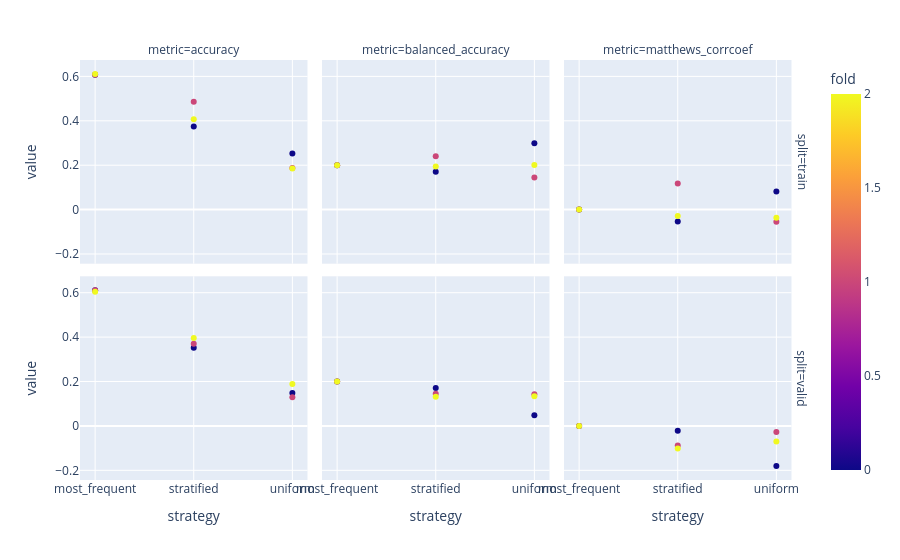

Notebook code for this chart:
### Markdown cell above
Graphically display scores.

### Code cell
import plotly.express as px
strategy_scores = strategy_results[strategy_results["metric"] != "confusion_matrix"]
px.scatter(strategy_scores, facet_col="metric", facet_row="split", x="strategy", y="value", color="fold")

### Figure 1 — Plotly figure (JSON) as saved in the notebook; plotly's stock layout.template omitted (floating-point values rounded to 4 significant figures)
{"data": [{"hovertemplate": "split=train<br>metric=accuracy<br>strategy=%{x}<br>value=%{y}<br>fold=%{marker.color}<extra></extra>", "legendgroup": "", "marker": {"color": [0, 1, 2, 0, 1, 2, 0, 1, 2], "coloraxis": "coloraxis", "symbol": "circle"}, "mode": "markers", "name": "", "orientation": "v", "showlegend": false, "type": "scatter", "x": ["most_frequent", "most_frequent", "most_frequent", "stratified", "stratified", "stratified", "uniform", "uniform", "uniform"], "xaxis": "x4", "y": [0.6075, 0.6075, 0.6111, 0.3738, 0.486, 0.4074, 0.2523, 0.1869, 0.1852], "yaxis": "y4"}, {"hovertemplate": "split=train<br>metric=balanced_accuracy<br>strategy=%{x}<br>value=%{y}<br>fold=%{marker.color}<extra></extra>", "legendgroup": "", "marker": {"color": [0, 1, 2, 0, 1, 2, 0, 1, 2], "coloraxis": "coloraxis", "symbol": "circle"}, "mode": "markers", "name": "", "orientation": "v", "showlegend": false, "type": "scatter", "x": ["most_frequent", "most_frequent", "most_frequent", "stratified", "stratified", "stratified", "uniform", "uniform", "uniform"], "xaxis": "x5", "y": [0.2, 0.2, 0.2, 0.1702, 0.2408, 0.1939, 0.2992, 0.1445, 0.2004], "yaxis": "y5"}, {"hovertemplate": "split=train<br>metric=matthews_corrcoef<br>strategy=%{x}<br>value=%{y}<br>fold=%{marker.color}<extra></extra>", "legendgroup": "", "marker": {"color": [0, 1, 2, 0, 1, 2, 0, 1, 2], "coloraxis": "coloraxis", "symbol": "circle"}, "mode": "markers", "name": "", "orientation": "v", "showlegend": false, "type": "scatter", "x": ["most_frequent", "most_frequent", "most_frequent", "stratified", "stratified", "stratified", "uniform", "uniform", "uniform"], "xaxis": "x6", "y": [0, 0, 0, -0.05402, 0.1176, -0.02859, 0.08172, -0.05501, -0.03655], "yaxis": "y6"}, {"hovertemplate": "split=valid<br>metric=accuracy<br>strategy=%{x}<br>value=%{y}<br>fold=%{marker.color}<extra></extra>", "legendgroup": "", "marker": {"color": [0, 1, 2, 0, 1, 2, 0, 1, 2], "coloraxis": "coloraxis", "symbol": "circle"}, "mode": "markers", "name": "", "orientation": "v", "showlegend": false, "type": "scatter", "x": ["most_frequent", "most_frequent", "most_frequent", "stratified", "stratified", "stratified", "uniform", "uniform", "uniform"], "xaxis": "x", "y": [0.6111, 0.6111, 0.6038, 0.3519, 0.3704, 0.3962, 0.1481, 0.1296, 0.1887], "yaxis": "y"}, {"hovertemplate": "split=valid<br>metric=balanced_accuracy<br>strategy=%{x}<br>value=%{y}<br>fold=%{marker.color}<extra></extra>", "legendgroup": "", "marker": {"color": [0, 1, 2, 0, 1, 2, 0, 1, 2], "coloraxis": "coloraxis", "symbol": "circle"}, "mode": "markers", "name": "", "orientation": "v", "showlegend": false, "type": "scatter", "x": ["most_frequent", "most_frequent", "most_frequent", "stratified", "stratified", "stratified", "uniform", "uniform", "uniform"], "xaxis": "x2", "y": [0.2, 0.2, 0.2, 0.1712, 0.1455, 0.1313, 0.04848, 0.1424, 0.1333], "yaxis": "y2"}, {"hovertemplate": "split=valid<br>metric=matthews_corrcoef<br>strategy=%{x}<br>value=%{y}<br>fold=%{marker.color}<extra></extra>", "legendgroup": "", "marker": {"color": [0, 1, 2, 0, 1, 2, 0, 1, 2], "coloraxis": "coloraxis", "symbol": "circle"}, "mode": "markers", "name": "", "orientation": "v", "showlegend": false, "type": "scatter", "x": ["most_frequent", "most_frequent", "most_frequent", "stratified", "stratified", "stratified", "uniform", "uniform", "uniform"], "xaxis": "x3", "y": [0, 0, 0, -0.02157, -0.08859, -0.1011, -0.1808, -0.02723, -0.06974], "yaxis": "y3"}], "layout": {"annotations": [{"font": {}, "showarrow": false, "text": "metric=accuracy", "x": 0.1567, "xanchor": "center", "xref": "paper", "y": 1, "yanchor": "bottom", "yref": "paper"}, {"font": {}, "showarrow": false, "text": "metric=balanced_accuracy", "x": 0.49, "xanchor": "center", "xref": "paper", "y": 1, "yanchor": "bottom", "yref": "paper"}, {"font": {}, "showarrow": false, "text": "metric=matthews_corrcoef", "x": 0.8233, "xanchor": "center", "xref": "paper", "y": 1, "yanchor": "bottom", "yref": "paper"}, {"font": {}, "showarrow": false, "text": "split=valid", "textangle": 90, "x": 0.98, "xanchor": "left", "xref": "paper", "y": 0.2425, "yanchor": "middle", "yref": "paper"}, {"font": {}, "showarrow": false, "text": "split=train", "textangle": 90, "x": 0.98, "xanchor": "left", "xref": "paper", "y": 0.7575, "yanchor": "middle", "yref": "paper"}], "coloraxis": {"colorbar": {"title": {"text": "fold"}}, "colorscale": [[0, "#0d0887"], [0.1111, "#46039f"], [0.2222, "#7201a8"], [0.3333, "#9c179e"], [0.4444, "#bd3786"], [0.5556, "#d8576b"], [0.6667, "#ed7953"], [0.7778, "#fb9f3a"], [0.8889, "#fdca26"], [1, "#f0f921"]]}, "legend": {"tracegroupgap": 0}, "margin": {"t": 60}, "xaxis": {"anchor": "y", "domain": [0, 0.3133], "title": {"text": "strategy"}}, "xaxis2": {"anchor": "y2", "domain": [0.3333, 0.6467], "matches": "x", "title": {"text": "strategy"}}, "xaxis3": {"anchor": "y3", "domain": [0.6667, 0.98], "matches": "x", "title": {"text": "strategy"}}, "xaxis4": {"anchor": "y4", "domain": [0, 0.3133], "matches": "x", "showticklabels": false}, "xaxis5": {"anchor": "y5", "domain": [0.3333, 0.6467], "matches": "x", "showticklabels": false}, "xaxis6": {"anchor": "y6", "domain": [0.6667, 0.98], "matches": "x", "showticklabels": false}, "yaxis": {"anchor": "x", "domain": [0, 0.485], "title": {"text": "value"}}, "yaxis2": {"anchor": "x2", "domain": [0, 0.485], "matches": "y", "showticklabels": false}, "yaxis3": {"anchor": "x3", "domain": [0, 0.485], "matches": "y", "showticklabels": false}, "yaxis4": {"anchor": "x4", "domain": [0.515, 1], "matches": "y", "title": {"text": "value"}}, "yaxis5": {"anchor": "x5", "domain": [0.515, 1], "matches": "y", "showticklabels": false}, "yaxis6": {"anchor": "x6", "domain": [0.515, 1], "matches": "y", "showticklabels": false}}}
